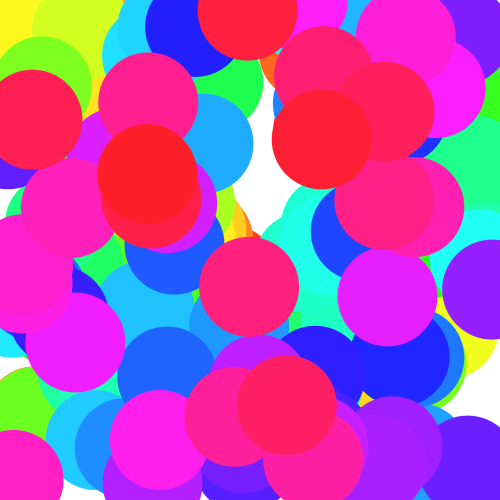
Frame 1 (no input)
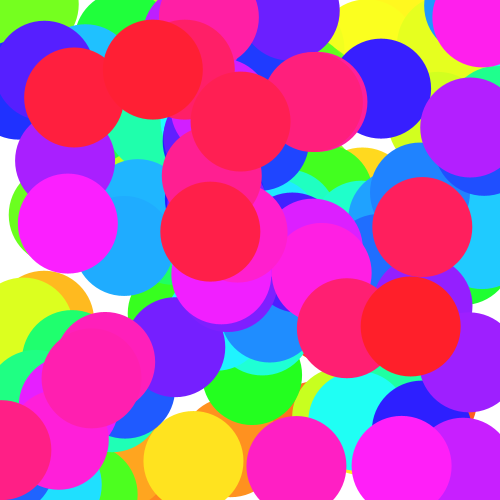
Frame 2 (the mouse pressed at the canvas centre, redrawn once)

The Processing sketch that drew these frames (run headless with seeded random() and noise(); the mouse was pressed at the canvas centre and the sketch redrawn once):

// Processing sketch: processing_58619
// ── processing_58619.pde

void setup() { // definiçoes do setup
  
 size(500, 500);// para definir o tamanho da janela
  background (255); // definir a cor do fundo
  smooth(); // suavizar o contorno
  noLoop();// criar imagem estática
  noStroke(); // sem contorno

  int totalObjectos; // numero total de objectos
  totalObjectos = 130;// numero total de círculos
  
 }

void draw(){// definiçoes do void draw
  
  colorMode(RGB, 255,255,255);// esta função é usada para mudar cores especificas do RGB
  background(255); // para definir a cor de fundo
  
  colorMode(HSB, 320,80,30); // para mudar a cor para HSB 
  
  for ( int i = 0; i <130; i++)// controla a sequência de repetições 
  {
    float r,g,b; // variaveis para a cor dos círculos
    float posX, posY; //variaveis para a posição horizontal e vertical dos círculos

     posX = random(0, 500); // gerar uma posição horizonral 
     posY = random (0, 500); // gerar uma posição vertical
     
     
     float h = map ( i, 0, 130, 0,320); //para criar um valor de uma cor para a outra  
     
     fill(h,70,70); // cor de preenchimento 
     ellipse(posX, posY, 100, 100);// desenhar os círculos
  }
  
}
